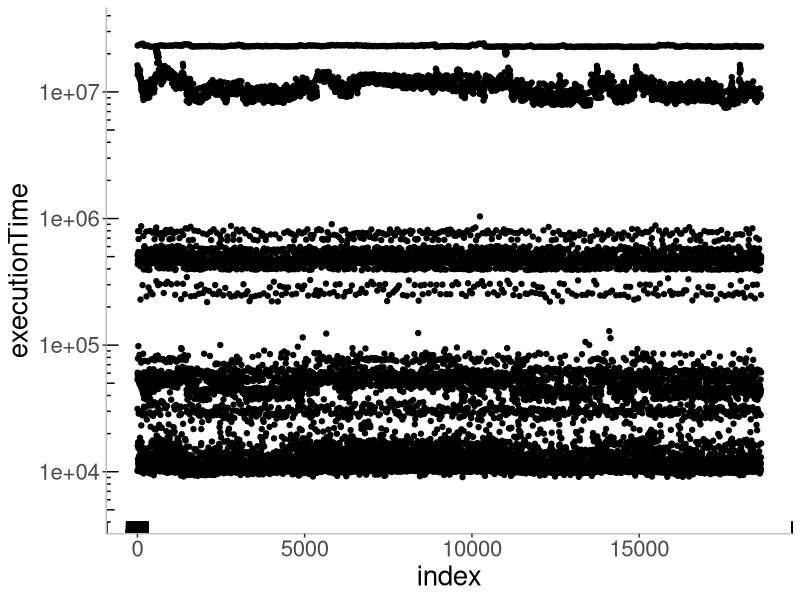
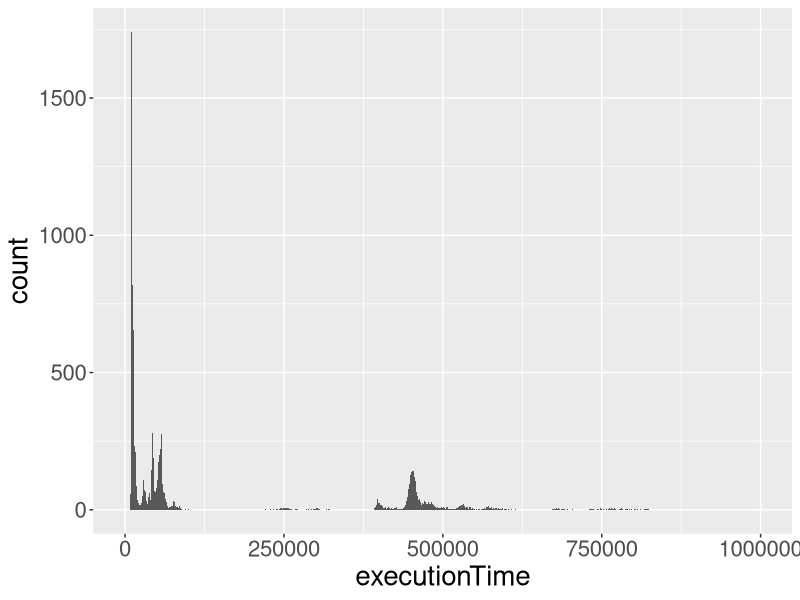
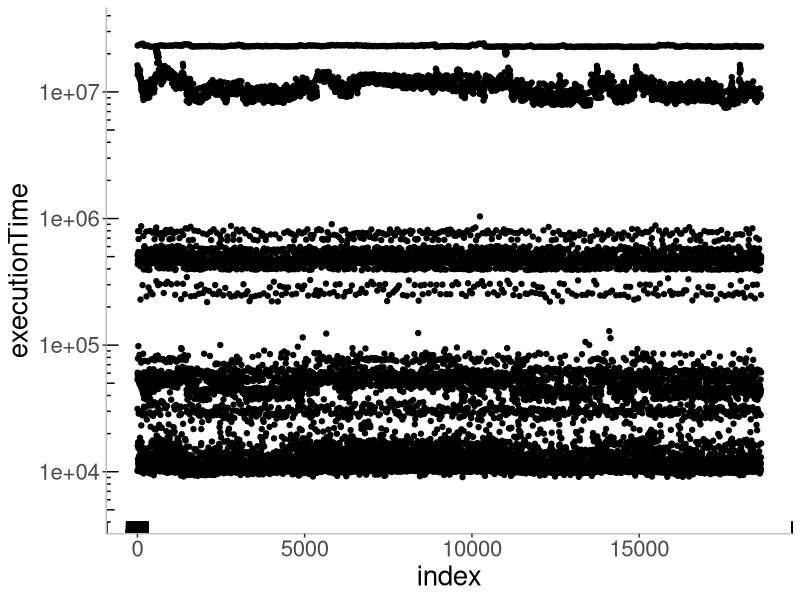
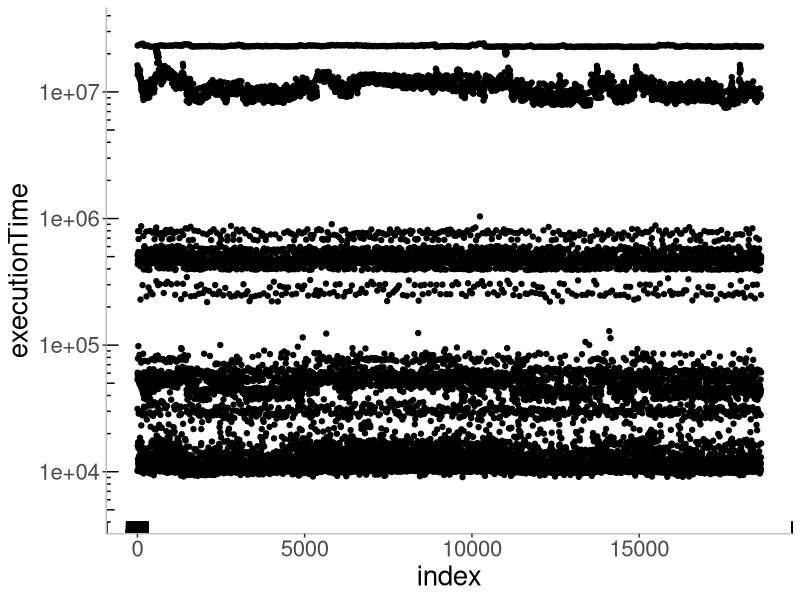
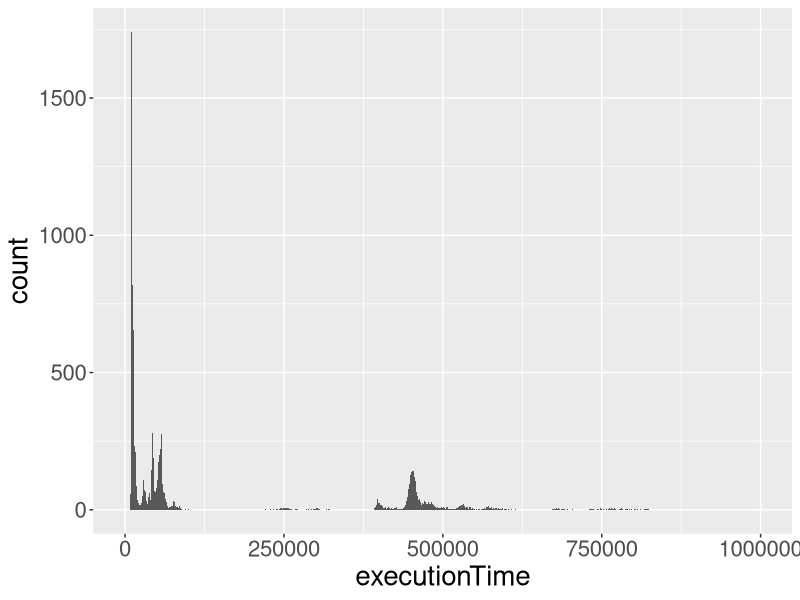
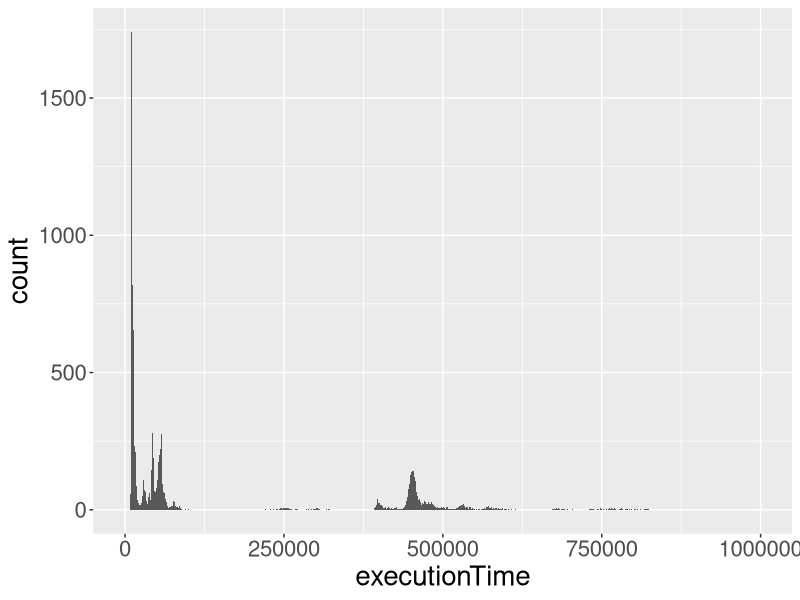

These charts were generated, in order, by the following R code:
library(ggplot2)

fontSize = 20


dataFrame <- read.csv("input/videoStateTimesTest.csv")

chainLength <- length(dataFrame$executionTime)
dataFrame$index = seq(1, chainLength)

ggplot(dataFrame, aes(x=index, y=executionTime)) +
  geom_point() + theme(text = element_text(size = fontSize)) + 
  scale_y_log10(limits = c(5000,30000000)) + annotation_logticks() +
  theme(
    # Remove panel border
    #panel.border = element_blank(),  
    # Remove panel grid lines
    panel.grid.major = element_blank(),
    panel.grid.minor = element_blank(),
    # Remove panel background
    panel.background = element_blank(),
    # Add axis line
    axis.line = element_line(colour = "grey")
  )

  #scale_y_continuous(trans='log2', limits = c(50000,30000000)) #+ ylim(50000, 30000000)
ggsave("output/VideoExecutionTimeTestSeqLog.png")
ggsave("output/VideoExecutionTimeTestSeqLog.eps")

ggplot(dataFrame, aes(x=executionTime)) +
  geom_histogram(binwidth = 1000) +
  xlim(0, 1000000) + theme(text = element_text(size = fontSize))
ggsave("output/VideoTestHist1000000.png")
ggsave("output/VideoTestHist1000000.eps")



